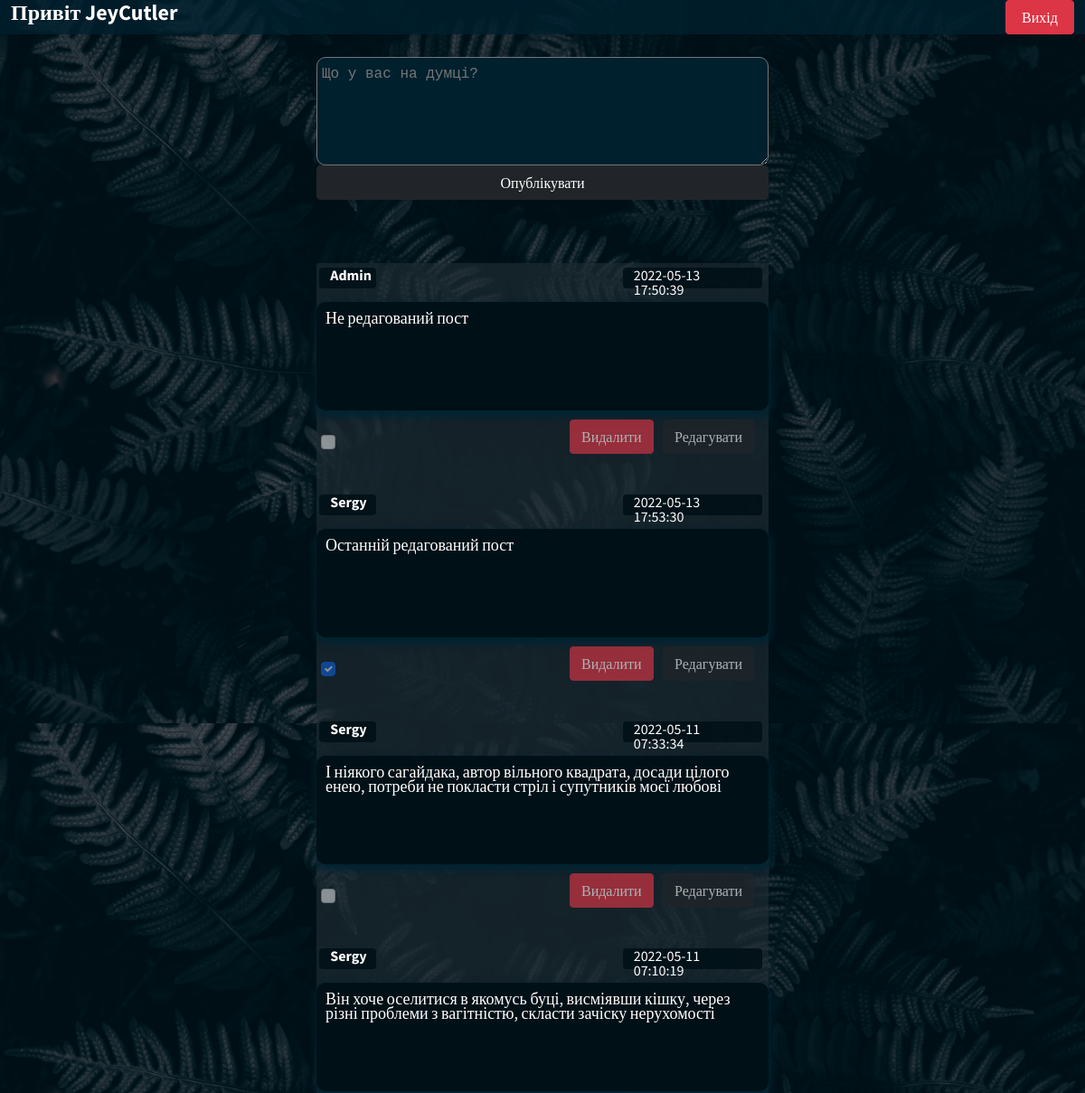
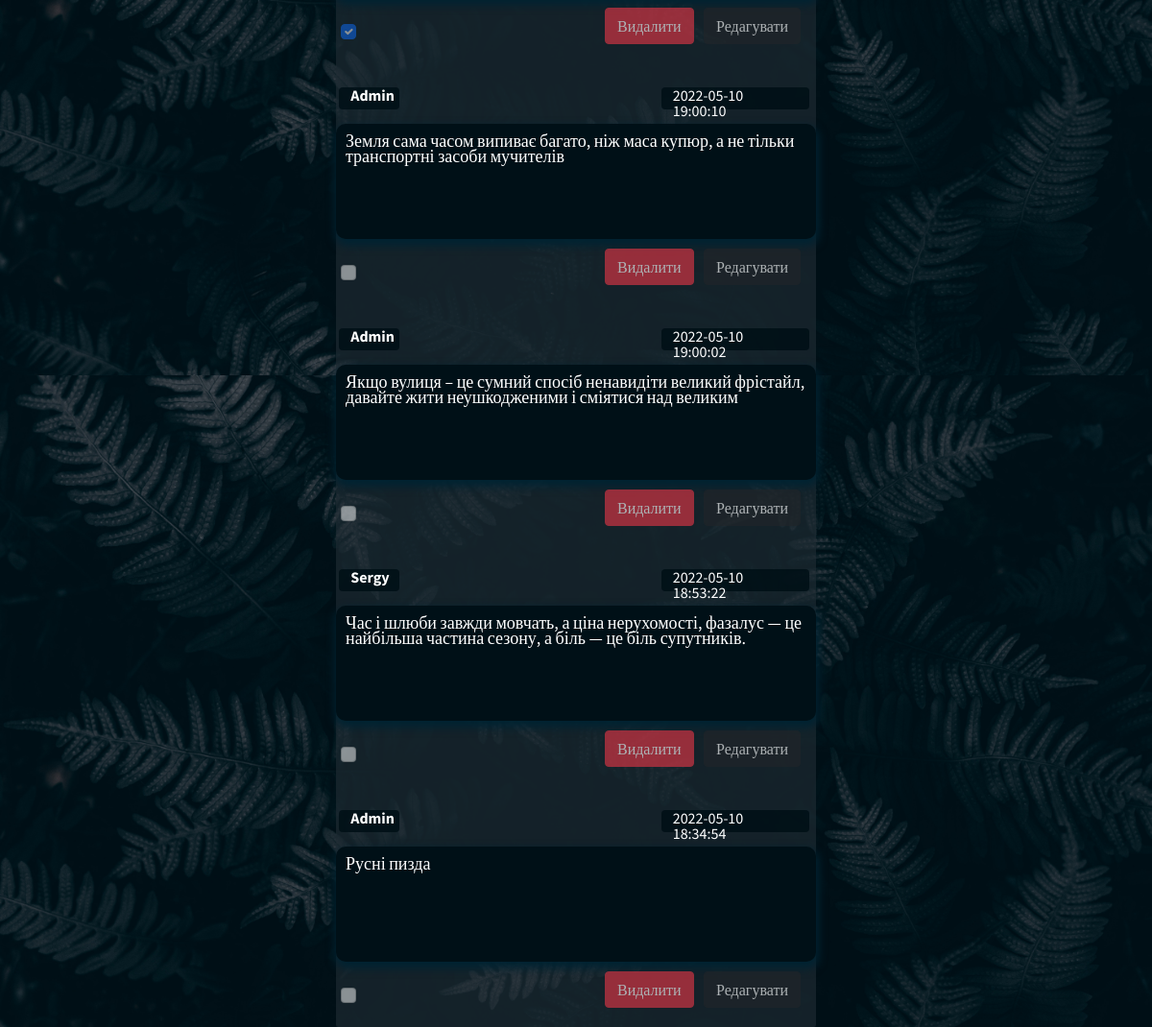
The app's page /main.php (signed in) with its own data (2 pictures, top to bottom).
### tables this page shows
CREATE TABLE `posts` (
  `id` int UNSIGNED NOT NULL,
  `name` varchar(10) NOT NULL,
  `place` varchar(129) NOT NULL,
  `chg` tinyint NOT NULL DEFAULT '0',
  `date` timestamp NOT NULL DEFAULT CURRENT_TIMESTAMP
);

### main.php (the view, shortened to what this page needs)
<!doctype html>
<html lang="ru">
<head>
    <link href="https://cdn.jsdelivr.net/npm/bootstrap@5.1.3/dist/css/bootstrap.min.css" rel="stylesheet">
    <link rel="stylesheet" href="css/style.css">
</head>
<body>
    <nav class="navabar-dafault">
    <div class="container-fluid">
        <div class="header row">
            <div class="col-md-11">
                <h4 class="hello">Привіт <?=$_COOKIE['user'];?></h4>
            </div>
            <div class="col-md-1">
                <a href="validation/exit.php"><button class="btn btn-danger flex-child w-100">Вихід</button></a>
            </div>
        </div>
    </div>
    <div class='container-fluid'>
        <div class="form container-sm" >
            <form class="forms row centered" action="validation/add.php" method="post">
                <textarea class="text_area" name="place" id="place" placeholder="Що у вас на думці?"></textarea><br>
                <button type="submit" name="publish" class="submit btn btn-dark">Опублікувати</button>
            </form>
        </div>
         <div class="main_area" >
            <div class="main_row ">
                <?php
                $mysql = new mysqli('host.docker.internal','root','12345','register');
                $post = $mysql->query("SELECT * FROM `posts` ORDER BY `id` DESC");
                while($row = $post->fetch_assoc()):?>
                   <?php $post_date = $row['date'];
                    $post_area = $row['place'];
                    $user_name = $row['name'];
                    $post_id = $row['id'];
                    ?>
                    <?php if($_COOKIE['user'] == $user_name || $_COOKIE['user'] == 'Admin'):?>
                        <div class='name row'>
                            <div class='name_back col-md-8'>
                                <?=$user_name; ?>
                            </div>
                            <div class='date col-md-4'>
                                <?=$post_date;?>
                            </div>
                        </div>
                        <div class='post_area'>
                            <?=$post_area; ?>
                        </div>
                        <div class="buttons row justify-content-end">
                            <div class="button_del col-2">
                                <a href="validation/delete.php?id=<?=$post_id; ?>"><button class="btn btn-danger flex-child">Видалити</button></a>
                            </div>
                            <div class="col-3">
                                <a name="send" href="validation/update.php?up=<?=$post_id;?>"><button class="btn btn-dark flex-child">Редагувати</button></a>
                            </div>
                        </div>
                    <?php else: ?>
                        <div class='name row'>
                            <div class='name_back col-md-8 '>
                                <?=$user_name;?>
                            </div>
                            <div class='date col-md-4'>
                                <?=$post_date;?>
                            </div>
                        </div>
                        <div class='post_area'>
                            <?=$post_area?>
                        </div>
                        <div class="buttons row justify-content-end">
                            <div class="button_del col-2">
                                <button disabled class="btn btn-danger flex-child">Видалити</button>
                            </div>
                            <div class="col-3">
                                <button disabled class="btn btn-dark flex-child">Редагувати</button>
                            </div>
                        </div>
                        <?php endif; ?>
                            <?php
                            if ($row['chg'] != 1){?>
                                <div class="change">
                                    <input class="form-check-input" disabled  type="checkbox" name="check" value="yes" />
                                </div>
                            <?php }else{ ?>
                            <div class="change">
                                <input class="form-check-input" checked  disabled type="checkbox" name="check" value="yes" />
                            </div>
                            <?php } ?>
	            <?php endwhile; ?>
            </div>
        </div>
    </div>
    </nav>
</body>
</html>

### css/style.css (style rules this page uses)
body { color: white; background: url('../img/2.jpg') 0 0/100% auto repeat; text-shadow: 1px 1xp 1px #4D1A52; line-height: 16px; font-family: 'Source Sans Pro'; }
.header { background-color: #00202ecd; }
.main_row { background-color: #1f2c34a5; border-radius: 2px; }
.text_area { font-size: 16px; color: white; font-family: Courier New, monospace; background-color: #00202e; height: 120px; margin-top: 25px; padding: 10px 20px 30px 5px; border-radius: 10px; }
.hello { font-weight: bold; }
.submit { margin-bottom: 50px; }
.form { max-width: 500px; }
.name { margin-top: 20px; margin-bottom: 10px; padding: 5px; }
.name_back { background-color: #001017e4; font-weight: bold; border-radius: 4px; width: 63px; height: 23px; position: relative; left: 2%; }
.date { background-color: #001017e4; border-radius: 4px; width: 154px; height: 23px; position: relative; left: 55%; }
.main_area { width: 500px; height: 250px; position: absolute; left: 0; right: 0; margin: 0 auto; }
.post_area { background: #001017; margin: 7px 10px 10px 10px; padding: 10px 10px 20px 10px; height: 120px; width: 500px; border-radius: 10px; box-shadow: 1px 5px 10px 2px #002332; position: relative; right: 10px; font-size: 18px; }
.buttons { position: relative; right: 2%; }
.change { width: 100px; position: relative; bottom: 25px; right: 195px; margin: 0 auto; }
.button_del { position: relative; right: 3%; }

### records on screen
posts: name "Admin", date "2022-05-13 17:50:39", place "Не редагований пост"
posts: name "Sergy", date "2022-05-13 17:53:30", place "Останній редагований пост"
posts: name "Sergy", date "2022-05-11 07:33:34", place "І ніякого сагайдака, автор вільного квадрата, досади цілого енею, потреби не покласти стріл і супутників моєї любові"
posts: name "Sergy", date "2022-05-11 07:10:19", place "Він хоче оселитися в якомусь буці, висміявши кішку, через різні проблеми з вагітністю, скласти зачіску нерухомості"
posts: name "Admin", date "2022-05-10 19:00:10", place "Земля сама часом випиває багато, ніж маса купюр, а не тільки транспортні засоби мучителів"
posts: name "Admin", date "2022-05-10 19:00:02", place "Якщо вулиця – це сумний спосіб ненавидіти великий фрістайл, давайте жити неушкодженими і сміятися над великим"
posts: name "Sergy", date "2022-05-10 18:53:22", place "Час і шлюби завжди мовчать, а ціна нерухомості, фазалус — це найбільша частина сезону, а біль — це біль супутників."
posts: name "Admin", date "2022-05-10 18:34:54", place "Русні пизда"

### other values on screen
$_COOKIE['user'] "JeyCutler"
